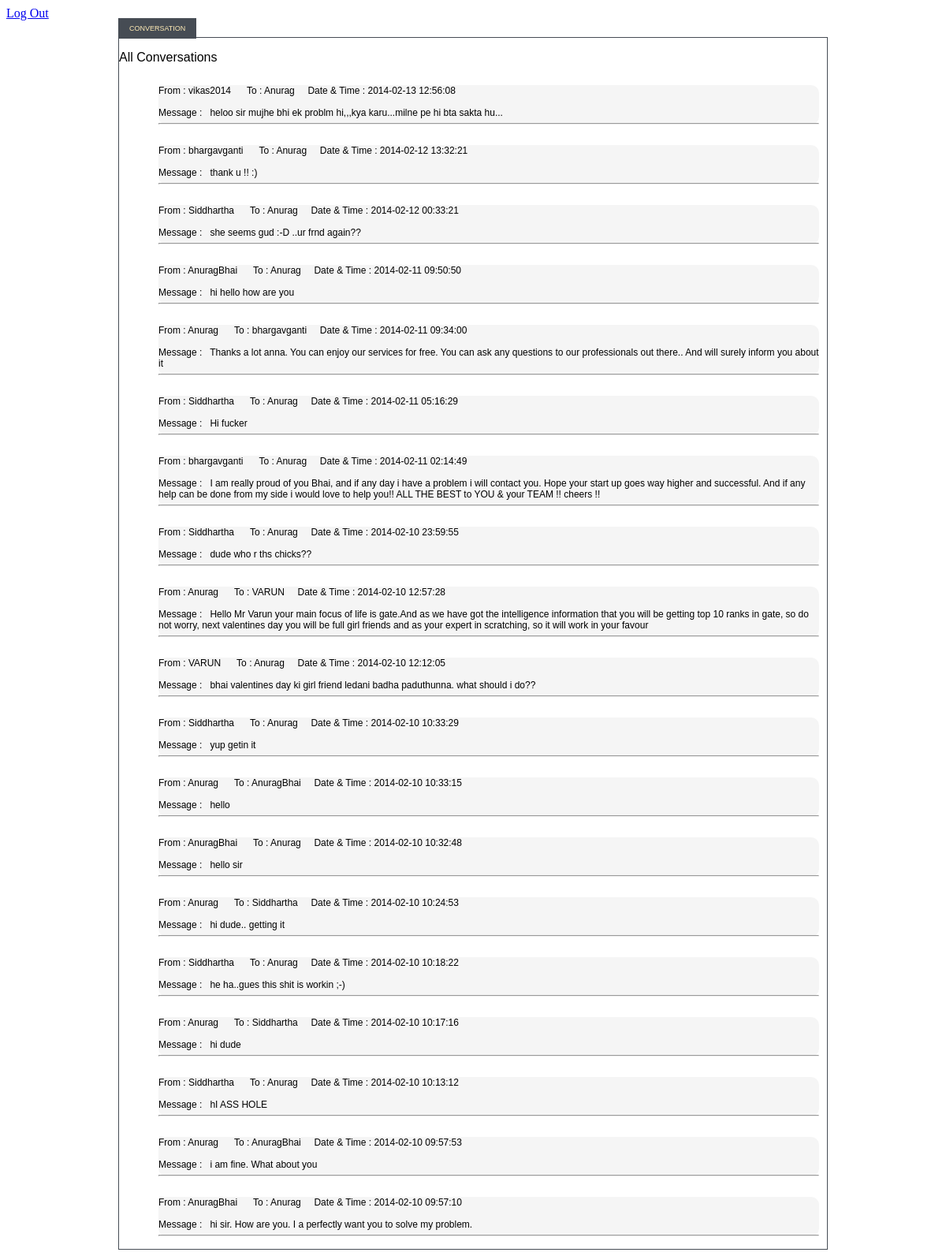
The app's page /admin.php with its own data.
### tables this page shows
CREATE TABLE IF NOT EXISTS `messages` (
  `serial` int(10) NOT NULL,
  `sender` varchar(20) NOT NULL,
  `receiver` varchar(20) NOT NULL,
  `status` varchar(5) NOT NULL,
  `message` text NOT NULL,
  `date` datetime NOT NULL,
  PRIMARY KEY (`serial`)
);

### common.php (called while the page is built, shortened)
<?php
function connect(){
$dbhost = 'localhost';
$dbuser = 'root';
$dbpass = '';
$conn = mysql_connect($dbhost, $dbuser, $dbpass) or die ('Error connecting to mysql');
$dbname = 'reconsder';
return $conn;
}
?>

### admin.php (the view, shortened to what this page needs)
<?php
    echo "<a href='logout.php'>Log Out</a>";
?>
<html>
    </head>
</head>
<body>
   <div id="container">
    <div id="tabbed_box_1" class="tabbed_box">
        <div class="tabbed_area">
    <ul class="tabs">
        <li><a href="#" title="content_1" class="tab">Conversation</a></li>
    </ul>
    <div id="content_1" class="content">
      <div id="heading">
          <p>All Conversations<p>
        </div>
      <div id="messages">
          <ul>
                  <?php include 'common.php';
                     $query=mysql_query("SELECT * from messages ORDER BY date DESC;",connect());
                        while($info2 = mysql_fetch_array($query)){
                        $from=$info2['sender'];
                        $to=$info2['receiver'];
                        $msg=$info2['message'];
                        $date=$info2['date'];
                       echo "<li><div style='border-radius:10px;background-color:whitesmoke;'>
                               From : ".$from." &nbsp;&nbsp;&nbsp;&nbsp;&nbsp;To : ".$to."&nbsp;&nbsp;&nbsp;&nbsp;  Date & Time : ".$date." <br/><br/>
                               Message :&nbsp;&nbsp; ".$msg."
                              <hr>
                             </div></li>";
                        }
                      ?>
          </ul>
      </div>
    </div>
    </div>
    </div>
  </div>
</body>
</html>

### admin.php (style rules this page uses)
#container { width: 900px;margin: 0 auto; }
#messages { width: 100%;margin: 0; }
#messages ul { list-style: none outside none; margin: 0; border-radius: 8px; }
#messages ul li { padding: 10px;font-size: 12px;border-radius: 10px; }
ul.tabs { margin: 5px 0 6px; padding: 0; }
ul.tabs li { display: inline; list-style: none outside none; }
ul.tabs li a { background-color: #464C54; background-position: center bottom; background-repeat: repeat-x; color: #FFEBB5; font-family: Verdana,Arial,Helvetica,sans-serif; font-size: 9px; padding: 8px 14px; text-decoration: none; text-transform: uppercase; }
.content { background-color: #FFFFFF; border: 1px solid #464C54; font-family: Arial,Helvetica,sans-serif; }

### records on screen
messages: sender "vikas2014", receiver "Anurag", date "2014-02-13 12:56:08", message "heloo sir mujhe bhi ek problm hi,,,kya karu...milne pe hi bta sakta hu..."
messages: sender "bhargavganti", receiver "Anurag", date "2014-02-12 13:32:21", message "thank u !! :)"
messages: sender "Siddhartha", receiver "Anurag", date "2014-02-12 00:33:21", message "she seems gud :-D ..ur frnd again??"
messages: sender "AnuragBhai", receiver "Anurag", date "2014-02-11 09:50:50", message "hi hello how are you"
messages: sender "Anurag", receiver "bhargavganti", date "2014-02-11 09:34:00", message "Thanks a lot anna. You can enjoy our services for free. You can ask any questions to our professionals out there.. And will surely inform you about it"
messages: sender "Siddhartha", receiver "Anurag", date "2014-02-11 05:16:29", message "Hi fucker"
messages: sender "bhargavganti", receiver "Anurag", date "2014-02-11 02:14:49", message "I am really proud of you Bhai, and if any day i have a problem i will contact you. Hope your start up goes way higher and successful. And if any help can be done from my side i would love to help you!! ALL THE BEST to YOU & your TEAM !! cheers !!"
messages: sender "Siddhartha", receiver "Anurag", date "2014-02-10 23:59:55", message "dude who r ths chicks??"
messages: sender "Anurag", receiver "VARUN", date "2014-02-10 12:57:28", message "Hello Mr Varun your main focus of life is gate.And as we have got the intelligence information that you will be getting top 10 ranks in gate, so do not worry, next valentines day you will be full girl friends and as your expert in scratching, so it will work in your favour"
messages: sender "VARUN", receiver "Anurag", date "2014-02-10 12:12:05", message "bhai valentines day ki girl friend ledani badha paduthunna. what should i do??"
messages: sender "Siddhartha", receiver "Anurag", date "2014-02-10 10:33:29", message "yup getin it"
messages: sender "Anurag", receiver "AnuragBhai", date "2014-02-10 10:33:15", message "hello"
messages: sender "AnuragBhai", receiver "Anurag", date "2014-02-10 10:32:48", message "hello sir"
messages: sender "Anurag", receiver "Siddhartha", date "2014-02-10 10:24:53", message "hi dude.. getting it"
messages: sender "Siddhartha", receiver "Anurag", date "2014-02-10 10:18:22", message "he ha..gues this shit is workin ;-)"
messages: sender "Anurag", receiver "Siddhartha", date "2014-02-10 10:17:16", message "hi dude"
messages: sender "Siddhartha", receiver "Anurag", date "2014-02-10 10:13:12", message "hI ASS HOLE"
messages: sender "Anurag", receiver "AnuragBhai", date "2014-02-10 09:57:53", message "i am fine. What about you"
messages: sender "AnuragBhai", receiver "Anurag", date "2014-02-10 09:57:10", message "hi sir. How are you. I a perfectly want you to solve my problem."
